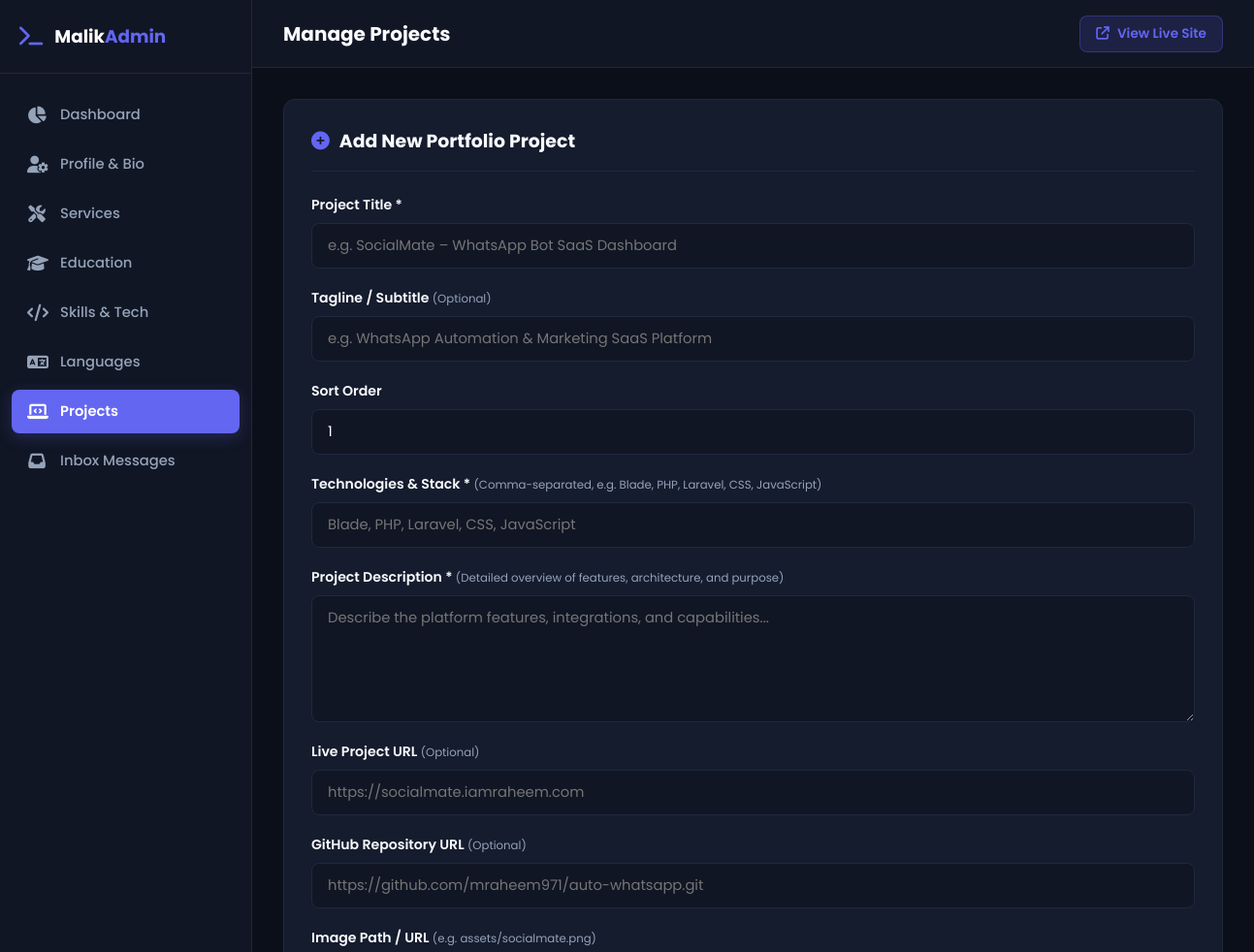
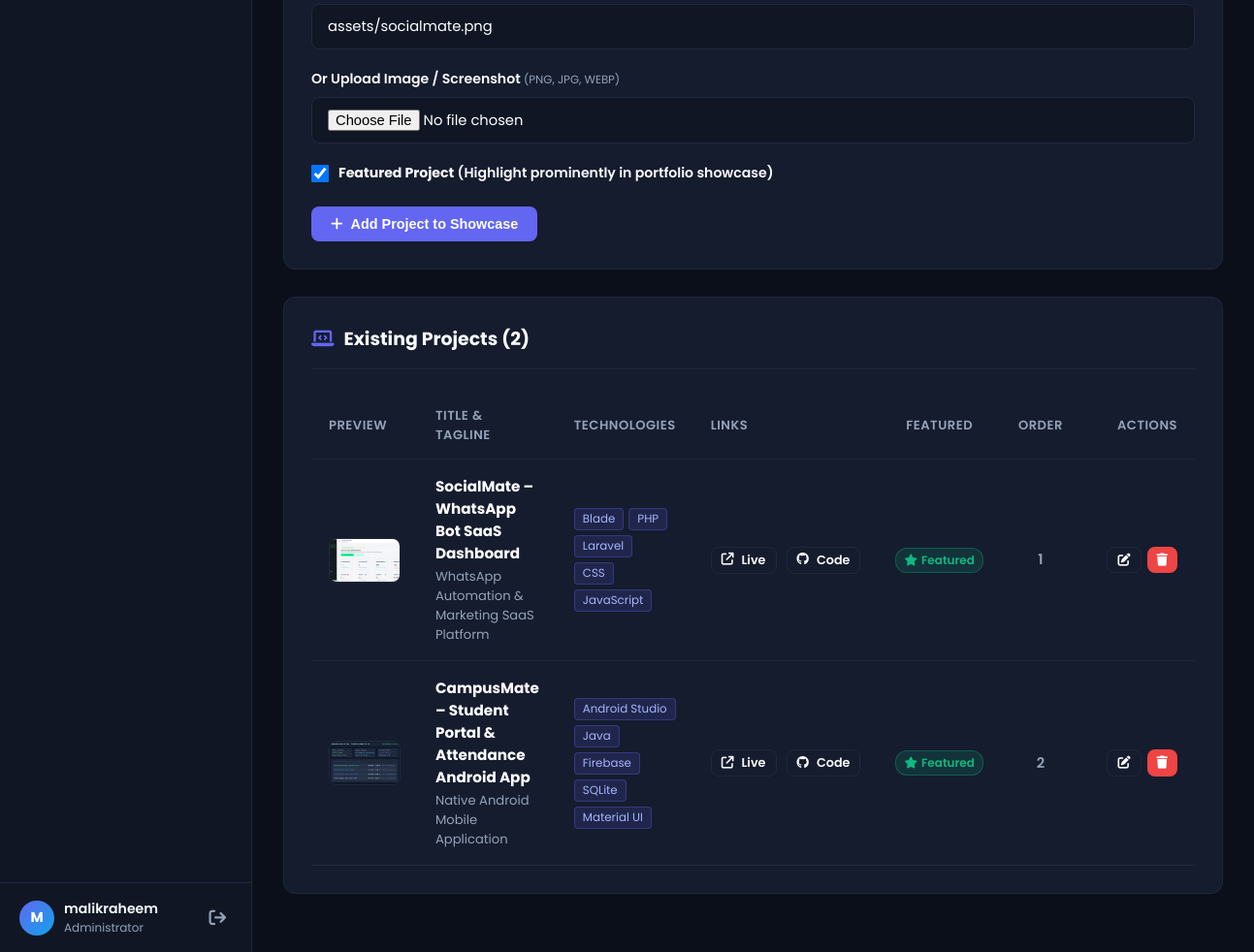
The app's page /admin/projects.php (signed in) with its own data (2 pictures, top to bottom).
### tables this page shows
CREATE TABLE IF NOT EXISTS `projects` (
  `id` INT AUTO_INCREMENT PRIMARY KEY,
  `title` VARCHAR(255) NOT NULL,
  `tagline` VARCHAR(255) NULL,
  `description` TEXT NOT NULL,
  `image_url` VARCHAR(255) NULL,
  `github_url` VARCHAR(255) NULL,
  `live_url` VARCHAR(255) NULL,
  `technologies` VARCHAR(255) NOT NULL,
  `is_featured` TINYINT(1) DEFAULT 1,
  `sort_order` INT DEFAULT 1,
  `created_at` DATETIME DEFAULT CURRENT_TIMESTAMP
);

### includes/functions.php (called while the page is built, shortened)
<?php
function getProjectsList(bool $onlyFeatured = false): array {
    $pdo = getDBConnection();
    $sql = "SELECT * FROM `projects`";
    $sql .= " ORDER BY `sort_order` ASC, `id` DESC";
    return $pdo->query($sql)->fetchAll();
}

### admin/projects.php (the view, shortened to what this page needs)
<?php
$pageTitle = 'Manage Projects';
require_once __DIR__ . '/header.php';
$editProject = null;
$allProjects = getProjectsList();
?>
<div class="content-card">
    <div class="card-header">
        <h3>
            <i class="fa-solid fa-<?= $editProject ? 'pen-to-square' : 'plus-circle' ?>"></i>
            <?= $editProject ? 'Edit Project: ' . htmlspecialchars($editProject['title']) : 'Add New Portfolio Project' ?>
        </h3>
    </div>
    <form method="POST" action="projects.php" enctype="multipart/form-data">
        <div class="form-row">
            <div class="form-group" style="flex: 2;">
                <label for="title">Project Title *</label>
                <input type="text" id="title" name="title" class="form-control" required
                       placeholder="e.g. SocialMate – WhatsApp Bot SaaS Dashboard"
                       value="<?= htmlspecialchars($editProject['title'] ?? '') ?>">
            </div>
            <div class="form-group" style="flex: 2;">
                <label for="tagline">Tagline / Subtitle <small>(Optional)</small></label>
                <input type="text" id="tagline" name="tagline" class="form-control"
                       placeholder="e.g. WhatsApp Automation & Marketing SaaS Platform"
                       value="<?= htmlspecialchars($editProject['tagline'] ?? '') ?>">
            </div>
            <div class="form-group" style="flex: 1;">
                <label for="sort_order">Sort Order</label>
                <input type="number" id="sort_order" name="sort_order" class="form-control"
                       value="<?= htmlspecialchars($editProject['sort_order'] ?? '1') ?>">
            </div>
        </div>
        <div class="form-group">
            <label for="technologies">Technologies & Stack * <small>(Comma-separated, e.g. Blade, PHP, Laravel, CSS, JavaScript)</small></label>
            <input type="text" id="technologies" name="technologies" class="form-control" required
                   placeholder="Blade, PHP, Laravel, CSS, JavaScript"
                   value="<?= htmlspecialchars($editProject['technologies'] ?? '') ?>">
        </div>
        <div class="form-group">
            <label for="description">Project Description * <small>(Detailed overview of features, architecture, and purpose)</small></label>
            <textarea id="description" name="description" class="form-control" rows="5" required
                      placeholder="Describe the platform features, integrations, and capabilities..."><?= htmlspecialchars($editProject['description'] ?? '') ?></textarea>
        </div>
        <div class="form-row">
            <div class="form-group" style="flex: 1;">
                <label for="live_url">Live Project URL <small>(Optional)</small></label>
                <input type="url" id="live_url" name="live_url" class="form-control"
                       placeholder="https://socialmate.iamraheem.com"
                       value="<?= htmlspecialchars($editProject['live_url'] ?? '') ?>">
            </div>
            <div class="form-group" style="flex: 1;">
                <label for="github_url">GitHub Repository URL <small>(Optional)</small></label>
                <input type="url" id="github_url" name="github_url" class="form-control"
                       placeholder="https://github.com/mraheem971/auto-whatsapp.git"
                       value="<?= htmlspecialchars($editProject['github_url'] ?? '') ?>">
            </div>
        </div>
        <div class="form-row">
            <div class="form-group" style="flex: 1;">
                <label for="image_url">Image Path / URL <small>(e.g. assets/socialmate.png)</small></label>
                <input type="text" id="image_url" name="image_url" class="form-control"
                       placeholder="assets/socialmate.png"
                       value="<?= htmlspecialchars($editProject['image_url'] ?? 'assets/socialmate.png') ?>">
            </div>
            <div class="form-group" style="flex: 1;">
                <label for="image_file">Or Upload Image / Screenshot <small>(PNG, JPG, WEBP)</small></label>
                <input type="file" id="image_file" name="image_file" class="form-control" accept="image/*">
            </div>
        </div>
        <div class="form-group" style="margin-top: 10px;">
            <label style="display: inline-flex; align-items: center; gap: 10px; cursor: pointer; user-select: none;">
                <input type="checkbox" name="is_featured" value="1" <?= (!empty($editProject['is_featured']) || !$editProject) ? 'checked' : '' ?> style="width: 18px; height: 18px;">
                <span><strong>Featured Project</strong> (Highlight prominently in portfolio showcase)</span>
            </label>
        </div>
        <div style="margin-top: 24px; display: flex; gap: 12px;">
            <button type="submit" class="btn btn-primary">
                <i class="fa-solid fa-<?= $editProject ? 'floppy-disk' : 'plus' ?>"></i>
                <?= $editProject ? 'Update Project' : 'Add Project to Showcase' ?>
            </button>
        </div>
    </form>
</div>
<div class="content-card">
    <div class="card-header">
        <h3><i class="fa-solid fa-laptop-code"></i> Existing Projects (<?= count($allProjects) ?>)</h3>
    </div>
    <?php if (empty($allProjects)): ?>
        <p style="color: var(--adm-text-muted); text-align: center; padding: 30px 0;">No projects added yet. Use the form above to add your first project.</p>
    <?php else: ?>
        <div class="table-responsive">
            <table class="adm-table">
                <thead>
                    <tr>
                        <th style="width: 90px;">Preview</th>
                        <th>Title & Tagline</th>
                        <th>Technologies</th>
                        <th>Links</th>
                        <th style="width: 110px; text-align: center;">Featured</th>
                        <th style="width: 70px; text-align: center;">Order</th>
                        <th style="width: 130px; text-align: right;">Actions</th>
                    </tr>
                </thead>
                <tbody>
                    <?php foreach ($allProjects as $p): ?>
                        <tr>
                            <td>
                                <?php if (!empty($p['image_url'])): ?>
                                    <div style="width: 74px; height: 46px; border-radius: 8px; overflow: hidden; border: 1px solid var(--adm-border); background-color: #0f172a;">
                                        <img src="../<?= htmlspecialchars($p['image_url']) ?>" alt="thumb" style="width: 100%; height: 100%; object-fit: cover;">
                                    </div>
                                <?php else: ?>
                                    <div style="width: 74px; height: 46px; border-radius: 8px; background-color: rgba(255, 255, 255, 0.05); display: flex; align-items: center; justify-content: center; color: var(--adm-text-muted);">
                                        <i class="fa-solid fa-image"></i>
                                    </div>
                                <?php endif; ?>
                            </td>
                            <td>
                                <strong style="color: #ffffff; font-size: 0.95rem;"><?= htmlspecialchars($p['title']) ?></strong>
                                <?php if (!empty($p['tagline'])): ?>
                                    <div style="color: var(--adm-text-muted); font-size: 0.82rem; margin-top: 3px;"><?= htmlspecialchars($p['tagline']) ?></div>
                                <?php endif; ?>
                            </td>
                            <td>
                                <div style="display: flex; flex-wrap: wrap; gap: 5px;">
                                    <?php
                                    $tItems = array_map('trim', explode(',', $p['technologies']));
                                    foreach ($tItems as $t):
                                    ?>
                                        <span style="font-size: 0.74rem; padding: 2px 8px; border-radius: 4px; background-color: rgba(99, 102, 241, 0.15); color: #a5b4fc; border: 1px solid rgba(99, 102, 241, 0.3);">
                                            <?= htmlspecialchars($t) ?>
                                        </span>
                                    <?php endforeach; ?>
                                </div>
                            </td>
                            <td>
                                <div style="display: flex; gap: 10px; align-items: center;">
                                    <?php if (!empty($p['live_url'])): ?>
                                        <a href="<?= htmlspecialchars($p['live_url']) ?>" target="_blank" class="btn btn-outline btn-sm" title="Live Preview" style="padding: 4px 10px; font-size: 0.8rem;">
                                            <i class="fa-solid fa-arrow-up-right-from-square"></i> Live
                                        </a>
                                    <?php endif; ?>
                                    <?php if (!empty($p['github_url'])): ?>
                                        <a href="<?= htmlspecialchars($p['github_url']) ?>" target="_blank" class="btn btn-outline btn-sm" title="GitHub Code" style="padding: 4px 10px; font-size: 0.8rem;">
                                            <i class="fa-brands fa-github"></i> Code
                                        </a>
                                    <?php endif; ?>
                                </div>
                            </td>
                            <td style="text-align: center;">
                                <a href="projects.php?toggle_featured=<?= $p['id'] ?>" title="Click to toggle featured status">
                                    <?php if (!empty($p['is_featured'])): ?>
                                        <span style="display: inline-flex; align-items: center; gap: 4px; font-size: 0.75rem; font-weight: 600; padding: 3px 8px; border-radius: 12px; background-color: rgba(16, 185, 129, 0.15); color: #10b981; border: 1px solid rgba(16, 185, 129, 0.3);">
                                            <i class="fa-solid fa-star"></i> Featured
                                        </span>
                                    <?php else: ?>
                                        <span style="display: inline-flex; align-items: center; gap: 4px; font-size: 0.75rem; font-weight: 500; padding: 3px 8px; border-radius: 12px; background-color: rgba(255, 255, 255, 0.05); color: var(--adm-text-muted); border: 1px solid var(--adm-border);">
                                            Standard
                                        </span>
                                    <?php endif; ?>
                                </a>
                            </td>
                            <td style="text-align: center; color: var(--adm-text-muted); font-weight: 600;">
                                <?= $p['sort_order'] ?>
                            </td>
                            <td style="text-align: right;">
                                <div style="display: inline-flex; gap: 6px;">
                                    <a href="projects.php?edit=<?= $p['id'] ?>" class="btn btn-outline btn-sm" title="Edit Project" style="padding: 6px 10px;">
                                        <i class="fa-solid fa-pen-to-square"></i>
                                    </a>
                                    <a href="projects.php?delete=<?= $p['id'] ?>" class="btn btn-danger btn-sm" title="Delete Project" style="padding: 6px 10px;" onclick="return confirm('Are you sure you want to delete this project?');">
                                        <i class="fa-solid fa-trash"></i>
                                    </a>
                                </div>
                            </td>
                        </tr>
                    <?php endforeach; ?>
                </tbody>
            </table>
        </div>
    <?php endif; ?>
</div>
<?php
require_once __DIR__ . '/footer.php';

### admin/header.php (shortened to what this page needs)
<?php
require_once __DIR__ . '/../includes/functions.php';
$currentPage = basename($_SERVER['PHP_SELF']);
?>
<!DOCTYPE html>
<html lang="en">
<head>
    <link rel="stylesheet" href="https://cdnjs.cloudflare.com/ajax/libs/font-awesome/6.4.0/css/all.min.css">
    <link rel="stylesheet" href="admin.css">
</head>
<body>
    <aside class="admin-sidebar" id="adminSidebar">
        <div class="sidebar-header">
            <a href="index.php" class="sidebar-logo">
                <i class="fa-solid fa-terminal"></i>
                <div>Malik<span>Admin</span></div>
            </a>
        </div>
        <nav class="sidebar-nav">
            <a href="index.php" class="nav-item <?= $currentPage === 'index.php' ? 'active' : '' ?>">
                <i class="fa-solid fa-chart-pie"></i>
                <span>Dashboard</span>
            </a>
            <a href="profile.php" class="nav-item <?= $currentPage === 'profile.php' ? 'active' : '' ?>">
                <i class="fa-solid fa-user-gear"></i>
                <span>Profile & Bio</span>
            </a>
            <a href="services.php" class="nav-item <?= $currentPage === 'services.php' ? 'active' : '' ?>">
                <i class="fa-solid fa-screwdriver-wrench"></i>
                <span>Services</span>
            </a>
            <a href="education.php" class="nav-item <?= $currentPage === 'education.php' ? 'active' : '' ?>">
                <i class="fa-solid fa-graduation-cap"></i>
                <span>Education</span>
            </a>
            <a href="skills.php" class="nav-item <?= $currentPage === 'skills.php' ? 'active' : '' ?>">
                <i class="fa-solid fa-code"></i>
                <span>Skills & Tech</span>
            </a>
            <a href="languages.php" class="nav-item <?= $currentPage === 'languages.php' ? 'active' : '' ?>">
                <i class="fa-solid fa-language"></i>
                <span>Languages</span>
            </a>
            <a href="projects.php" class="nav-item <?= $currentPage === 'projects.php' ? 'active' : '' ?>">
                <i class="fa-solid fa-laptop-code"></i>
                <span>Projects</span>
            </a>
            <a href="messages.php" class="nav-item <?= $currentPage === 'messages.php' ? 'active' : '' ?>">
                <i class="fa-solid fa-inbox"></i>
                <span>Inbox Messages</span>
            </a>
        </nav>
        <div class="sidebar-footer">
            <div class="user-profile-badge">
                <div class="user-avatar">M</div>
                <div>
                    <div class="user-name"><?= htmlspecialchars($_SESSION['admin_username'] ?? 'Admin') ?></div>
                    <div class="user-role">Administrator</div>
                </div>
            </div>
            <a href="logout.php" class="logout-btn" title="Sign Out">
                <i class="fa-solid fa-arrow-right-from-bracket"></i>
            </a>
        </div>
    </aside>
    <div class="admin-main">
        <header class="admin-topbar">
            <div class="topbar-title">
                <span><?= $pageTitle ?? 'Dashboard' ?></span>
            </div>
            <div class="topbar-actions">
                <a href="../index.php" target="_blank" class="btn-view-site">
                    <i class="fa-solid fa-arrow-up-right-from-square"></i>
                    <span>View Live Site</span>
                </a>
            </div>
        </header>
        <main class="admin-body">

### admin/footer.php
        </main>
    </div>
</body>
</html>

### records on screen
projects: image_url (picture), title "SocialMate – WhatsApp Bot SaaS Dashboard", tagline "WhatsApp Automation & Marketing SaaS Platform", technologies "Blade", technologies "PHP", technologies "Laravel", technologies "CSS", technologies "JavaScript", is_featured 1 (drawn), sort_order "1"
projects: image_url (picture), title "CampusMate – Student Portal & Attendance Android App", tagline "Native Android Mobile Application", technologies "Android Studio", technologies "Java", technologies "Firebase", technologies "SQLite", technologies "Material UI", is_featured 1 (drawn), sort_order "2"

### other values on screen
$_SESSION['admin_username'] "malikraheem"
$pageTitle "Manage Projects"
count($allProjects) "2"
